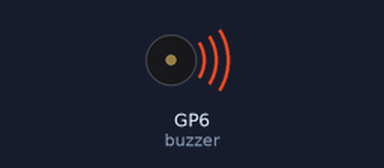
A program run on a simulated Raspberry Pi Pico running MicroPython. Shown: buzzer (waves = sounding). At 35.0 s the program stops and its outputs stay as they are.

Above: at 0.5 s.
Timing chart, 0 to 9.1 s (numbered marks = the images above):
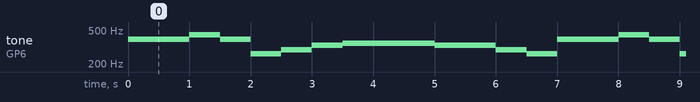

The program:

buzzer.py
```python
from machine import Pin, PWM
from utime import sleep

buzzer = PWM(Pin(6))

# Definice tónů
tones = {
    "B0": 31, "C1": 33, "CS1": 35, "D1": 37, "DS1": 39, "E1": 41, "F1": 44, "FS1": 46, "G1": 49,
    "GS1": 52, "A1": 55, "AS1": 58, "B1": 62, "C2": 65, "CS2": 69, "D2": 73, "DS2": 78, "E2": 82,
    "F2": 87, "FS2": 93, "G2": 98, "GS2": 104, "A2": 110, "AS2": 117, "B2": 123, "C3": 131, "CS3": 139,
    "D3": 147, "DS3": 156, "E3": 165, "F3": 175, "FS3": 185, "G3": 196, "GS3": 208, "A3": 220, "AS3": 233,
    "B3": 247, "C4": 262, "CS4": 277, "D4": 294, "DS4": 311, "E4": 330, "F4": 349, "FS4": 370, "G4": 392,
    "GS4": 415, "A4": 440, "AS4": 466, "B4": 494, "C5": 523, "CS5": 554, "D5": 587, "DS5": 622, "E5": 659,
    "F5": 698, "FS5": 740, "G5": 784, "GS5": 831, "A5": 880, "AS5": 932, "B5": 988, "C6": 1047, "CS6": 1109,
    "D6": 1175, "DS6": 1245, "E6": 1319, "F6": 1397, "FS6": 1480, "G6": 1568, "GS6": 1661, "A6": 1760,
    "AS6": 1865, "B6": 1976, "C7": 2093, "CS7": 2217, "D7": 2349, "DS7": 2489, "E7": 2637, "F7": 2794,
    "FS7": 2960, "G7": 3136, "GS7": 3322, "A7": 3520, "AS7": 3729, "B7": 3951, "C8": 4186, "CS8": 4435,
    "D8": 4699, "DS8": 4978
}

# Vánoční píseň - Tichá noc (Silent Night)
song = [
    "G4", "G4", "A4", "G4", "C4", "D4", "E4",  # "Tichá"
    "F4", "F4", "F4", "E4", "E4", "D4", "C4",  # "noc,"
    "G4", "G4", "A4", "G4", "C4", "D4", "E4",  # "svatá,"
    "F4", "F4", "F4", "E4", "E4", "D4", "C4",  # "noc."

    "G4", "G4", "A4", "G4", "C4", "D4", "E4",  # "Tichá"
    "F4", "F4", "F4", "E4", "E4", "D4", "C4",  # "noc,"

    "G4", "G4", "A4", "G4", "C4", "D4", "E4",  # "Světlá"
    "F4", "F4", "F4", "E4", "E4", "D4", "C4",  # "noc,"

    "G4", "G4", "A4", "G4", "C4", "D4", "E4",  # "Všem"
    "F4", "F4", "F4", "E4", "E4", "D4", "C4"   # "lidem"
]

# Funkce pro přehrání tónu
def playtone(frequency):
    buzzer.duty_u16(800)
    buzzer.freq(frequency)

# Funkce pro ztišení zvuku
def bequiet():
    buzzer.duty_u16(0)

# Funkce pro přehrání písničky
def playsong(mysong):
    for note in mysong:
        if note == "P":
            bequiet()
        else:
            playtone(tones[note])
        sleep(0.5)  # Pauza mezi notami (můžete změnit podle potřeby)
    bequiet()

# Přehrání vánoční písně
playsong(song)
```

Measured:
- by itself, tone on GP6 (buzzer): repeats every 7.0 s: 440 Hz 0.50 s, 392 Hz 0.50 s, 262 Hz 0.50 s, 294 Hz 0.50 s, 330 Hz 0.50 s, 349 Hz 1.5 s, 330 Hz 1.0 s, 294 Hz 0.50 s, 262 Hz 0.50 s, 392 Hz 1.0 s
